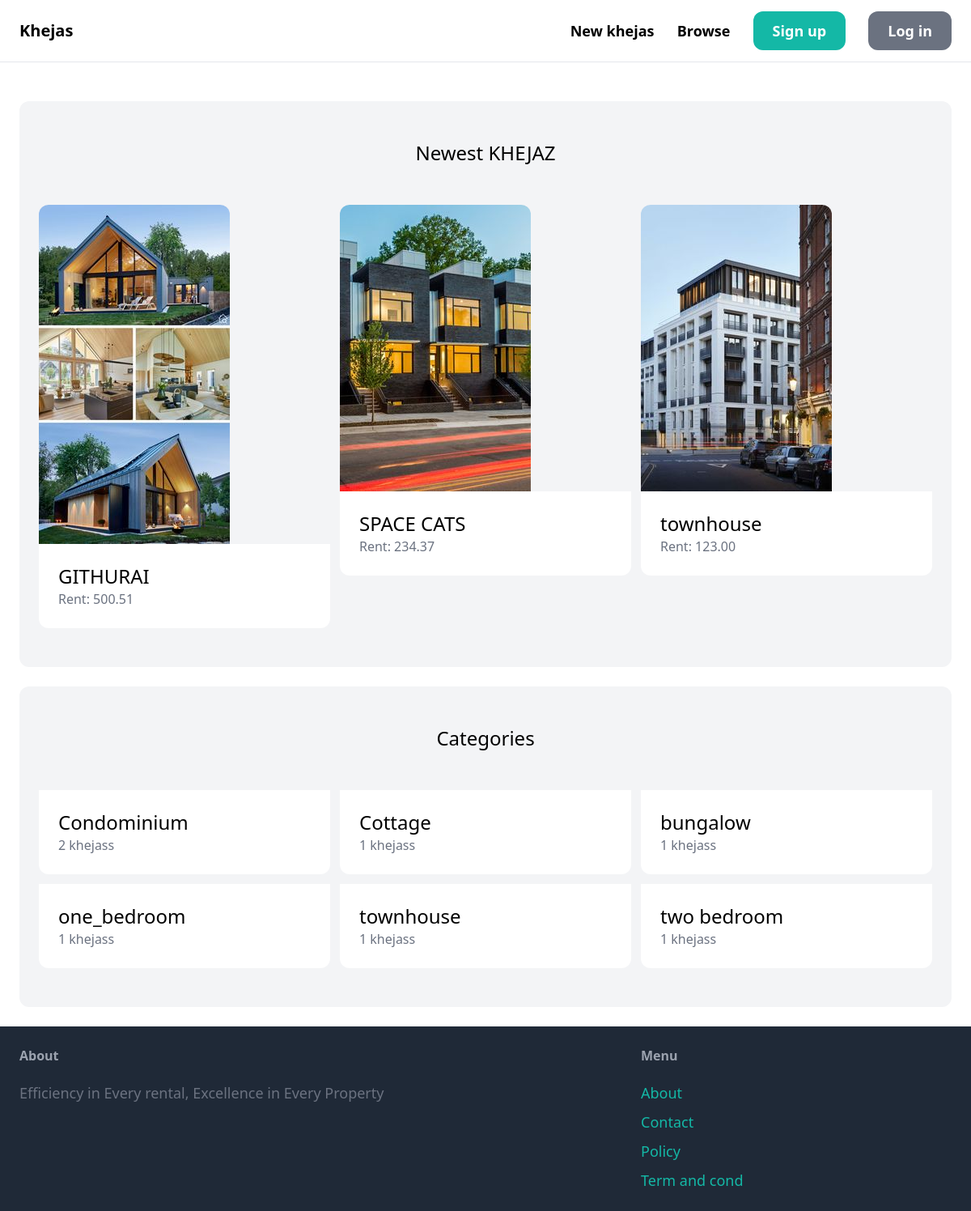
The app's page /, older data.
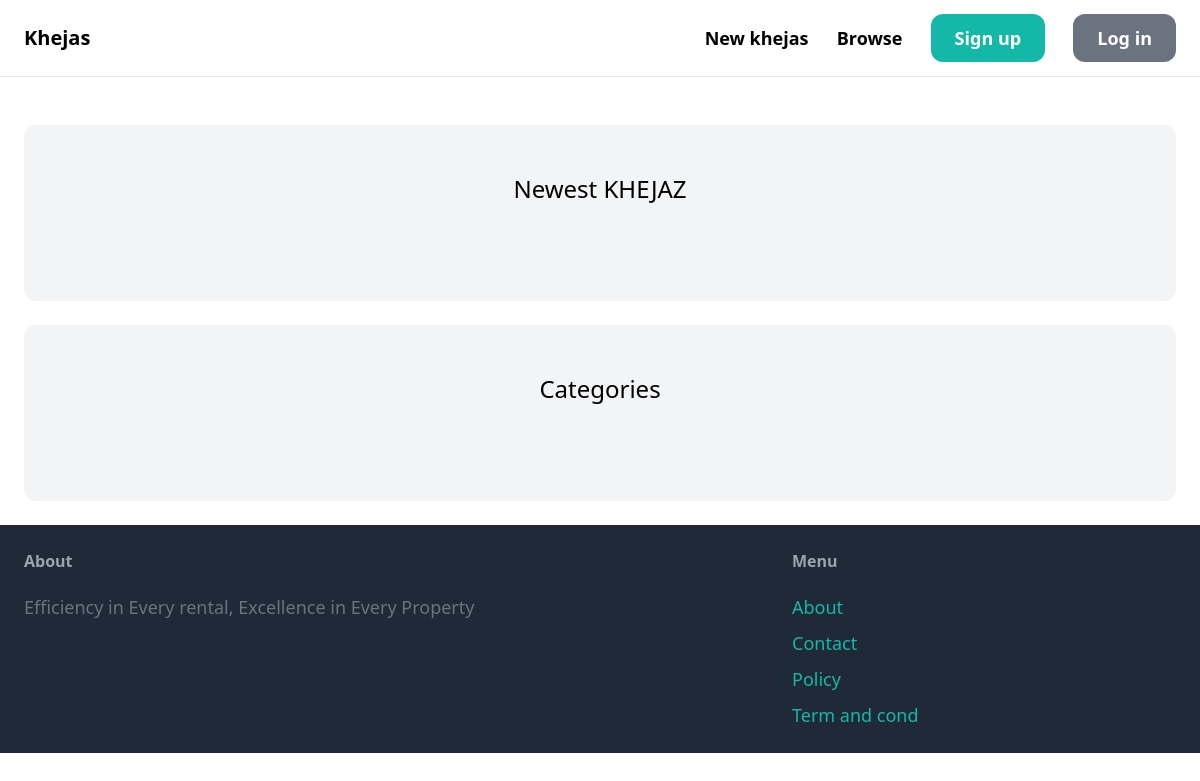
The same page, newer data.
### khejas/models.py (models this page shows, shortened)
class Khejas(models.Model):
    category = models.ForeignKey(Category, related_name='khejass', on_delete=models.CASCADE)
    name = models.CharField(max_length=255)
    description = models.TextField(blank=True, null=True)
    rent = models.DecimalField(max_digits=5, decimal_places=2)
    image = models.ImageField(upload_to='khejas_images', blank=True, null=True)
    is_vacant = models.BooleanField(default=False)
    created_by = models.ForeignKey(User, related_name='khejass', on_delete=models.CASCADE)
    created_at = models.DateTimeField(auto_now_add=True)

class Category(models.Model):
    name = models.CharField(max_length=255)
    class Meta:
        ordering = ('name',)
        verbose_name_plural = 'Categories'

### core/views.py (the view)
# urls.py: path('', views.index, name='index'),
def index(request):
    khejass = Khejas.objects.filter(is_vacant=False)[0:9]
    categories = Category.objects.all()
    return render(request, 'core/index.html', {
        'categories': categories,
        'khejass': khejass,
    })

### core/templates/core/index.html (shortened to what this page needs)
{% extends 'core/base.html' %}
{% block content %}
    <div class="mt-6 px-6 py-12 bg-gray-100 rounded-xl">
        <h2 class="mb-12 text-2xl text-center">Newest KHEJAZ</h2>
        <div class="grid grid-cols-3 gap-3">
            {% for khejas in khejass %}
                <div>
                    <a href="{% url 'khejas:detail' khejas.id %}">
                        <div>
                            <img src="{{ khejas.image.url }}" class="rounded-t-xl">
                        </div>
                        <div class="p-6 bg-white rounded-b-xl">
                            <h2 class="text-2xl">{{ khejas.name }}</h2>
                            <p class="text-gray-500">Rent: {{ khejas.rent }}</p>
                        </div>
                    </a>
                </div>
            {% endfor %}
        </div>
    </div>
    <div class="mt-6 px-6 py-12 bg-gray-100 rounded-xl">
        <h2 class="mb-12 text-2xl text-center">Categories</h2>
        <div class="grid grid-cols-3 gap-3">
            {% for category in categories %}
                <div>
                    <a href="#">
                        <div class="p-6 bg-white rounded-b-xl">
                            <h2 class="text-2xl">{{ category.name }}</h2>
                            <p class="text-gray-500">{{ category.khejass.count }} khejass</p>
                        </div>
                    </a>
                </div>
            {% endfor %}
        </div>
    </div>
{% endblock %}

Row changes from the older to the newer data that the page shows:
removed Khejas: image (picture), name "GITHURAI", rent "500.51"
removed Khejas: image (picture), name "SPACE CATS", rent "234.37"
removed Khejas: image (picture), name "townhouse", rent "123.00"
removed Category: name "Condominium", khejass.count "2"
removed Category: name "Cottage", khejass.count "1"
removed Category: name "bungalow", khejass.count "1"
removed Category: name "one_bedroom", khejass.count "1"
removed Category: name "townhouse", khejass.count "1"
removed Category: name "two bedroom", khejass.count "1"
